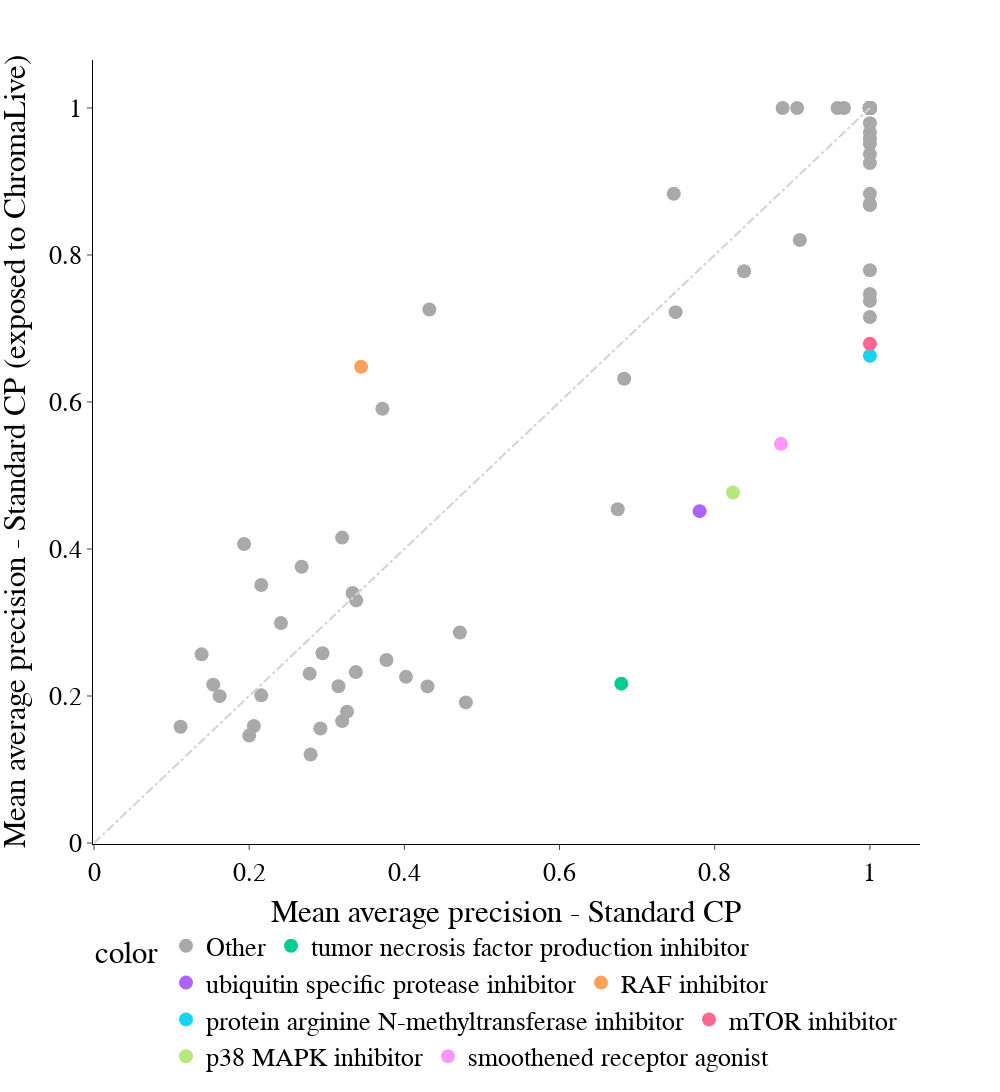

This figure's notebook cell:
### Markdown cell above
### Plot

### Code cell
scatter_plot_comparison_colorblack(df_controls,col1='Standard CP', col2='Standard CP (exposed to ChromaLive)', cutoff=0.3)

### Figure 1 — Plotly figure (JSON) as saved in the notebook; plotly's stock layout.template omitted (floating-point values rounded to 4 significant figures)
{"data": [{"hovertemplate": "<b>%{hovertext}</b><br><br>color=Other<br>Mean average precision - Standard CP=%{x}<br>Mean average precision - Standard CP (exposed to ChromaLive)=%{y}<extra></extra>", "hovertext": ["tumor necrosis factor production inhibitor", "antihistamine", "acetylcholine receptor antagonist", "pyruvate dehydrogenase kinase inhibitor", "protein tyrosine kinase inhibitor", "antihistamine", "hepatocyte growth factor receptor inhibitor", "CHK inhibitor", "glycogen synthase kinase inhibitor", "histone lysine methyltransferase inhibitor", "inosine monophosphate dehydrogenase inhibitor", "CDC inhibitor", "PARP inhibitor", "bromodomain inhibitor", "glycogen synthase kinase inhibitor", "JAK inhibitor", "Apoptosis inducer (ATP-competitive kinase inhibitor)", "hepatocyte growth factor receptor inhibitor", "bromodomain inhibitor", "MEK inhibitor", "Aurora kinase inhibitor", "LXR agonist", "phospholipase inhibitor", "IGF-1 inhibitor", "tricyclic antidepressant", "histone lysine demethylase inhibitor", "phosphodiesterase inhibitor", "beta-catenin inhibitor", "JNK inhibitor", "LXR agonist", "DNA inhibitor", "kinesin inhibitor", "phosphoinositide dependent kinase inhibitor", "FGFR inhibitor", "Bcr-Abl kinase inhibitor", "AMPK inhibitor", "pyruvate dehydrogenase kinase inhibitor", "phospholipase inhibitor", "Aurora kinase inhibitor", "JAK inhibitor", "tricyclic antidepressant", "PARP inhibitor", "BCL inhibitor", "inosine monophosphate dehydrogenase inhibitor", "MEK inhibitor", "histone lysine methyltransferase inhibitor", "HDAC inhibitor", "HDAC inhibitor", "BCL inhibitor", "phosphodiesterase inhibitor", "kinesin inhibitor", "CDK inhibitor", "CDC inhibitor", "RAF inhibitor", "protein tyrosine kinase inhibitor", "MAP kinase inhibitor", "ER stressor (SERCA inhibitor)", "Apoptosis inducer (transcription inhibitor)", "phosphoinositide dependent kinase inhibitor", "FGFR inhibitor", "DNA inhibitor", "smoothened receptor agonist", "JNK inhibitor", "CHK inhibitor", "EGFR inhibitor", "androgen receptor modulator", "HMGCR inhibitor", "acetylcholine receptor antagonist", "p38 MAPK inhibitor", "EGFR inhibitor", "HMGCR inhibitor", "IGF-1 inhibitor", "protein arginine N-methyltransferase inhibitor", "Bcr-Abl kinase inhibitor", "MAP kinase inhibitor", "ubiquitin specific protease inhibitor", "beta-catenin inhibitor", "CDK inhibitor", "histone lysine demethylase inhibitor", "hypoxia inducible factor inhibitor", "androgen receptor modulator", "mTOR inhibitor", "hypoxia inducible factor inhibitor"], "legendgroup": "Other", "marker": {"color": "darkgrey", "size": 14, "symbol": "circle"}, "mode": "markers", "name": "Other", "orientation": "v", "showlegend": true, "type": "scatter", "x": [0.2945, 0.4793, 0.3199, 1, 0.2676, 0.3375, 1, 1, 1, 0.3198, 1, 1, 0.2918, 0.8875, 1, 0.3151, 1, 0.1537, 1, 0.675, 1, 1, 0.3333, 1, 0.1387, 0.8378, 0.3261, 0.278, 0.3717, 0.6833, 0.2791, 1, 1, 1, 1, 1, 1, 1, 1, 0.7496, 0.206, 1, 1, 0.9583, 1, 1, 1, 1, 0.9097, 0.1117, 1, 1, 0.3769, 1, 0.1934, 0.402, 1, 1, 1, 1, 1, 0.7472, 0.4298, 1, 0.4322, 0.1619, 0.3379, 0.2156, 1, 1, 0.2001, 1, 0.4715, 0.9667, 0.9062, 1, 1, 1, 1, 0.2409, 0.2155, 1, 1], "xaxis": "x", "y": [0.2581, 0.1913, 0.1658, 0.8681, 0.3758, 0.2325, 1, 1, 1, 0.4155, 1, 1, 0.1557, 1, 0.9792, 0.2133, 0.925, 0.2154, 1, 0.4541, 1, 1, 0.3402, 1, 0.2566, 0.7778, 0.1787, 0.2304, 0.5908, 0.6315, 0.1204, 1, 1, 1, 1, 0.7156, 1, 0.9667, 0.8694, 0.7222, 0.1592, 1, 0.7792, 1, 1, 0.9514, 1, 0.9375, 0.8204, 0.1582, 1, 1, 0.249, 0.8833, 0.4067, 0.2261, 1, 1, 1, 1, 1, 0.8833, 0.213, 1, 0.7259, 0.1998, 0.33, 0.351, 0.7468, 0.7375, 0.1461, 1, 0.2863, 1, 1, 0.9583, 1, 1, 1, 0.2992, 0.2009, 1, 1], "yaxis": "y"}, {"hovertemplate": "<b>%{hovertext}</b><br><br>color=tumor necrosis factor production inhibitor<br>Mean average precision - Standard CP=%{x}<br>Mean average precision - Standard CP (exposed to ChromaLive)=%{y}<extra></extra>", "hovertext": ["tumor necrosis factor production inhibitor"], "legendgroup": "tumor necrosis factor production inhibitor", "marker": {"color": "#00cc96", "size": 14, "symbol": "circle"}, "mode": "markers", "name": "tumor necrosis factor production inhibitor", "orientation": "v", "showlegend": true, "type": "scatter", "x": [0.6797], "xaxis": "x", "y": [0.2168], "yaxis": "y"}, {"hovertemplate": "<b>%{hovertext}</b><br><br>color=ubiquitin specific protease inhibitor<br>Mean average precision - Standard CP=%{x}<br>Mean average precision - Standard CP (exposed to ChromaLive)=%{y}<extra></extra>", "hovertext": ["ubiquitin specific protease inhibitor"], "legendgroup": "ubiquitin specific protease inhibitor", "marker": {"color": "#ab63fa", "size": 14, "symbol": "circle"}, "mode": "markers", "name": "ubiquitin specific protease inhibitor", "orientation": "v", "showlegend": true, "type": "scatter", "x": [0.7806], "xaxis": "x", "y": [0.4515], "yaxis": "y"}, {"hovertemplate": "<b>%{hovertext}</b><br><br>color=RAF inhibitor<br>Mean average precision - Standard CP=%{x}<br>Mean average precision - Standard CP (exposed to ChromaLive)=%{y}<extra></extra>", "hovertext": ["RAF inhibitor"], "legendgroup": "RAF inhibitor", "marker": {"color": "#FFA15A", "size": 14, "symbol": "circle"}, "mode": "markers", "name": "RAF inhibitor", "orientation": "v", "showlegend": true, "type": "scatter", "x": [0.3442], "xaxis": "x", "y": [0.6478], "yaxis": "y"}, {"hovertemplate": "<b>%{hovertext}</b><br><br>color=protein arginine N-methyltransferase inhibitor<br>Mean average precision - Standard CP=%{x}<br>Mean average precision - Standard CP (exposed to ChromaLive)=%{y}<extra></extra>", "hovertext": ["protein arginine N-methyltransferase inhibitor"], "legendgroup": "protein arginine N-methyltransferase inhibitor", "marker": {"color": "#19d3f3", "size": 14, "symbol": "circle"}, "mode": "markers", "name": "protein arginine N-methyltransferase inhibitor", "orientation": "v", "showlegend": true, "type": "scatter", "x": [1], "xaxis": "x", "y": [0.663], "yaxis": "y"}, {"hovertemplate": "<b>%{hovertext}</b><br><br>color=mTOR inhibitor<br>Mean average precision - Standard CP=%{x}<br>Mean average precision - Standard CP (exposed to ChromaLive)=%{y}<extra></extra>", "hovertext": ["mTOR inhibitor"], "legendgroup": "mTOR inhibitor", "marker": {"color": "#FF6692", "size": 14, "symbol": "circle"}, "mode": "markers", "name": "mTOR inhibitor", "orientation": "v", "showlegend": true, "type": "scatter", "x": [1], "xaxis": "x", "y": [0.6792], "yaxis": "y"}, {"hovertemplate": "<b>%{hovertext}</b><br><br>color=p38 MAPK inhibitor<br>Mean average precision - Standard CP=%{x}<br>Mean average precision - Standard CP (exposed to ChromaLive)=%{y}<extra></extra>", "hovertext": ["p38 MAPK inhibitor"], "legendgroup": "p38 MAPK inhibitor", "marker": {"color": "#B6E880", "size": 14, "symbol": "circle"}, "mode": "markers", "name": "p38 MAPK inhibitor", "orientation": "v", "showlegend": true, "type": "scatter", "x": [0.8236], "xaxis": "x", "y": [0.4769], "yaxis": "y"}, {"hovertemplate": "<b>%{hovertext}</b><br><br>color=smoothened receptor agonist<br>Mean average precision - Standard CP=%{x}<br>Mean average precision - Standard CP (exposed to ChromaLive)=%{y}<extra></extra>", "hovertext": ["smoothened receptor agonist"], "legendgroup": "smoothened receptor agonist", "marker": {"color": "#FF97FF", "size": 14, "symbol": "circle"}, "mode": "markers", "name": "smoothened receptor agonist", "orientation": "v", "showlegend": true, "type": "scatter", "x": [0.8854], "xaxis": "x", "y": [0.5431], "yaxis": "y"}], "layout": {"font": {"color": "Black", "family": "sans serif", "size": 26}, "height": 1200, "legend": {"orientation": "h", "title": {"text": "color"}, "tracegroupgap": 0}, "margin": {"t": 60}, "plot_bgcolor": "rgba(0,0,0,0)", "shapes": [{"line": {"color": "lightgrey", "dash": "dashdot"}, "type": "line", "x0": 0, "x1": 1, "y0": 0, "y1": 1}], "width": 1000, "xaxis": {"anchor": "y", "domain": [0, 1], "linecolor": "black", "showline": true, "ticks": "outside", "title": {"text": "Mean average precision - Standard CP"}}, "yaxis": {"anchor": "x", "domain": [0, 1], "linecolor": "black", "showline": true, "ticks": "outside", "title": {"text": "Mean average precision - Standard CP (exposed to ChromaLive)"}}}}
